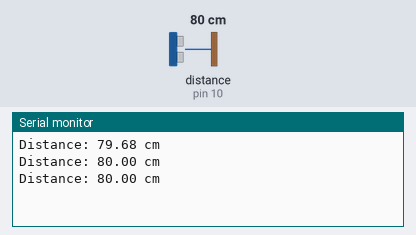
Bench run of a sketch on a simulated Arduino Uno, built with avr-gcc and run on an emulated ATmega328P. Parts: the last lines printed to the serial monitor. Wiring (inferred from the names in the program): ultrasonic range finder: trigger pin 9; echo pin 10. Inputs (shaded band) come from the test bench; at power-on: distance to the obstacle (sensor on pin 10) 80 cm. The echo pulse lasts 58.3 µs per cm.

Above: at 1.3 s.
1.4 s: distance to the obstacle (sensor on pin 10) set to 2 cm
At 1.9 s:
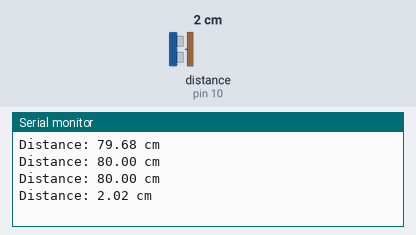
2.9 s: distance to the obstacle (sensor on pin 10) set to 4 cm
At 3.4 s:
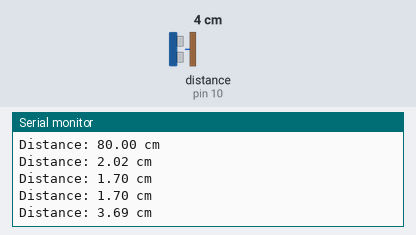
Timing chart, 0 to 5.9 s (numbered marks = the images above; inputs shaded):
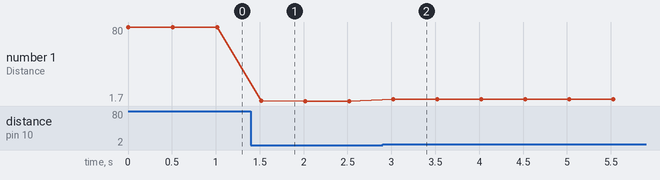

The sketch:

ultraSonic.ino
```cpp
// Define pin connections for the ultrasonic sensor
const int trigPin = 9;  // Pin connected to the Trig pin of the sensor
const int echoPin = 10; // Pin connected to the Echo pin of the sensor

// Variable to store the calculated distance
long duration;
float distance;

void setup() {
  // Initialize the serial communication for debugging
  Serial.begin(9600);

  // Set the trigPin as an output and echoPin as an input
  pinMode(trigPin, OUTPUT);
  pinMode(echoPin, INPUT);
}

void loop() {
  // Clear the trigPin
  digitalWrite(trigPin, LOW);
  delayMicroseconds(2);

  // Send a 10-microsecond pulse to the trigPin
  digitalWrite(trigPin, HIGH);
  delayMicroseconds(10);
  digitalWrite(trigPin, LOW);

  // Read the echoPin and calculate the duration (time for the sound wave to return)
  duration = pulseIn(echoPin, HIGH);

  // Calculate the distance in cm
  // Speed of sound in air is approximately 343 m/s (or 34300 cm/s)
  // Divide by 2 as the wave travels to the object and back
  distance = (duration * 0.0343) / 2;

  // Print the distance to the Serial Monitor
  Serial.print("Distance: ");
  Serial.print(distance);
  Serial.println(" cm");

  // Wait for a short period before the next measurement
  delay(500);
}
```

Measured:
- after the input at 1.4 s, the serial monitor: prints a new line after 0.12 s (image 1)
- after the input at 2.9 s, the serial monitor: prints a new line after 0.12 s (image 2)
- plotted number 1: 80 → 1.7 after the input at 1.4 s, 1.7 → 3.69 after the input at 2.9 s
